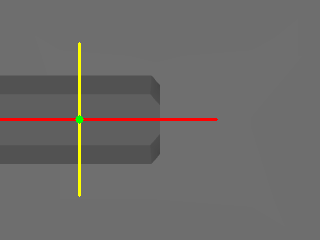
#> input picture pca_principal_component.png, 320 x 240 px, given in place of the camera
$ python live_gelsight_pca.py
#> lines starting #> are read from the running program, lines starting #| are printed output that depends on the picture; after the words box and inside, x2 and y2 are one past the last pixel; in counts of white or black regions, pixels touching at a corner belong together
import time
from dataclasses import asdict, dataclass

import cv2
import numpy as np


CAMERA_INDEX = 2
FRAME_SIZE = (640, 640)

DIFF_THRESHOLD = 10
MIN_AREA_PIXELS = 10

CENTER_THRESHOLD_PX = 10.0
ANGLE_THRESHOLD_DEG = 10.0
AREA_THRESHOLD_RATIO = 0.25

AXIS_DRAW_LENGTH_PX = 350

PIXELS_PER_MM = 5.0
KEY_LENGTH_MM = 130.0
TIP_DIRECTION_SIGN = -1


@dataclass
class ComponentFeatures:
    center: np.ndarray
    eigenvalues: np.ndarray
    eigenvectors: np.ndarray
    angle_deg: float
    area_pixels: int
    mask: np.ndarray


@dataclass
class ImageFeatures:
    components: list[ComponentFeatures]
    mask: np.ndarray


@dataclass
class ComponentMovement:
    dx_px: float
    dy_px: float
    distance_px: float
    angle_diff_deg: float
    area_diff_pixels: int
    area_diff_ratio: float
    moved: bool


@dataclass
class AxisProjection:
    axis_point: np.ndarray
    axis_direction: np.ndarray
    closest_point: np.ndarray
    distance_px: float
    signed_distance_px: float


@dataclass
class SlipCalibration:
    x_m_per_px: float = 1e-4
    y_m_per_px: float = 1e-4
    rotation_rad_per_deg: float = np.pi / 180.0
    x_sign: float = 1.0
    y_sign: float = 1.0
    rotation_sign: float = 1.0
    x_deadband_px: float = 0.0
    y_deadband_px: float = 0.0
    rotation_deadband_deg: float = 0.0
    rotation_component: str = "long"


@dataclass
class SlipEstimate:
    valid: bool
    sequence: int
    timestamp: float
    short_dx_px: float
    short_dy_px: float
    long_dx_px: float
    long_dy_px: float
    intersection_dx_px: float
    intersection_dy_px: float
    short_angle_diff_deg: float
    long_angle_diff_deg: float
    moved: bool
    calibrated_x_m: float
    calibrated_y_m: float
    calibrated_rotation_rad: float
    error: str | None = None

    def to_dict(self) -> dict[str, float | int | bool | str | None]:
        return asdict(self)


@dataclass
class TrackingResult:
    features: ImageFeatures
    short_component: ComponentFeatures
    long_component: ComponentFeatures
    projection: AxisProjection
    slip_sample: SlipEstimate | None


# [12 lines left out: functions normalize_pca_angle_deg, angle_difference_deg, not called in this run]


def signed_pca_angle_difference_deg(angle_deg: float, ref_angle_deg: float) -> float:
    return float((angle_deg - ref_angle_deg + 90.0) % 180.0 - 90.0)


# [267 lines left out: functions compute_pca, extract_two_component_masks, extract_component_features, extract_features_from_frame, detect_component_movement, get_short_and_long_components and 4 more, not called in this run]


class GelSightPCATracker:
    def __init__(
        self,
        frame_size: tuple[int, int] = FRAME_SIZE,
        calibration: SlipCalibration | None = None,
    ) -> None:
#> in main, frame is the input picture: shape (240, 320, 3); mean B, G, R 105.1, 106.7, 108.6
        self.frame_size = frame_size
        self.calibration = calibration or SlipCalibration()
        self.ref_gray: np.ndarray | None = None
        self.ref_features: ImageFeatures | None = None

    def _prepare_frame(self, frame: np.ndarray) -> np.ndarray:
        if tuple(frame.shape[1::-1]) != self.frame_size:
            return cv2.resize(frame, self.frame_size)
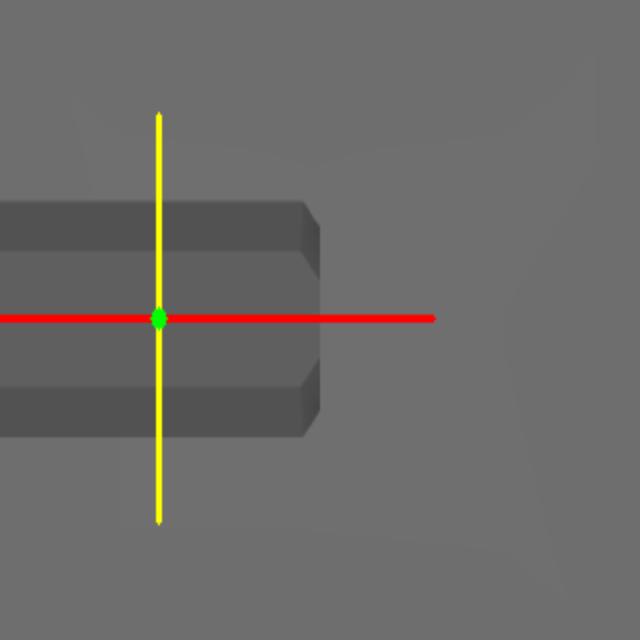
#> returned value: shape (640, 640, 3); mean of channels 0, 1, 2 105.1, 106.7, 108.6; drawn as B, G, R
        return frame

    # [134 lines left out: functions set_neutral_reference, set_movement_reference, process_frame, draw_mask_overlay, draw_component_pca, draw_axis_projection, not called in this run]


def draw_text(
    vis: np.ndarray,
    text: str,
    pos: tuple[int, int],
    color: tuple[int, int, int] = (255, 255, 255),
    scale: float = 0.5,
    thickness: int = 1,
) -> None:
#> called with pos = (10, 30), color = (0, 255, 255), scale = 0.55, thickness = 2
    cv2.putText(
        vis,
        text,
        pos,
        cv2.FONT_HERSHEY_SIMPLEX,
        scale,
        color,
        thickness,
    )
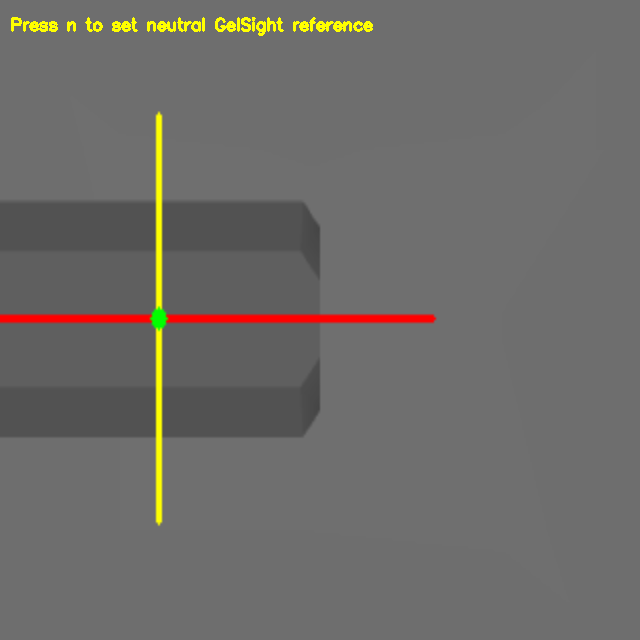
#> vis: shape (640, 640, 3); 0.58% of pixels changed, all inside (x1, y1, x2, y2) = (11, 17, 373, 36)


# [88 lines left out: function draw_simple_prediction_window, not called in this run]


def main() -> None:
    cap = cv2.VideoCapture(CAMERA_INDEX)
    if not cap.isOpened():
        print("Could not open camera")
        return

    tracker = GelSightPCATracker(frame_size=FRAME_SIZE)
    sequence = 0

    print("Controls:")
    print("  n = set neutral GelSight reference")
    print("  r = set two-component movement reference")
    print("  q / ESC = quit")

    while True:
        ret, frame = cap.read()
        if not ret:
            print("Failed to grab frame")
            break

        frame = tracker._prepare_frame(frame)
        vis = frame.copy()

        if tracker.ref_gray is None:
            draw_text(
                vis,
                "Press n to set neutral GelSight reference",
                (10, 30),
                (0, 255, 255),
                0.55,
                2,
            )
        else:
            try:
                result = tracker.process_frame(
                    frame,
                    sequence=sequence,
                    timestamp=time.monotonic(),
                )
                sequence += 1

                vis = draw_mask_overlay(frame, result.features.mask)

                colors = [(0, 0, 255), (255, 0, 0)]
                for i, component in enumerate(result.features.components):
                    vis = draw_component_pca(vis, component, colors[i])
                    draw_text(
                        vis,
                        f"C{i+1}: center=({component.center[0]:.1f}, {component.center[1]:.1f}) angle={component.angle_deg:.1f} area={component.area_pixels}",
                        (10, 25 + i * 20),
                        colors[i],
                    )

                vis = draw_axis_projection(vis, result.projection, result.long_component)
                prediction_view = draw_simple_prediction_window(
                    result.short_component,
                    result.long_component,
                    result.projection.closest_point,
                )
                cv2.imshow("Simple Prediction", prediction_view)

                draw_text(
                    vis,
                    f"Intersection: ({result.projection.closest_point[0]:.1f}, {result.projection.closest_point[1]:.1f})",
                    (10, 70),
                    (255, 255, 0),
                )

                if result.slip_sample is not None:
                    sample = result.slip_sample
                    draw_text(
                        vis,
                        (
                            f"Slip dx={sample.intersection_dx_px:.1f}px "
                            f"dy={sample.intersection_dy_px:.1f}px "
                            f"rot={sample.long_angle_diff_deg:.1f}deg"
                        ),
                        (10, 100),
                        (0, 255, 255),
                    )
                    draw_text(
                        vis,
                        (
                            f"Calib x={sample.calibrated_x_m:.4f}m "
                            f"y={sample.calibrated_y_m:.4f}m "
                            f"pitch={sample.calibrated_rotation_rad:.4f}rad moved={sample.moved}"
                        ),
                        (10, 125),
                        (0, 255, 255),
                    )
                else:
                    draw_text(
                        vis,
                        "Press r to set two-component reference",
                        (10, 100),
                        (0, 255, 255),
                    )

            except ValueError as exc:
                draw_text(
                    vis,
                    str(exc),
                    (10, 30),
                    (0, 0, 255),
                    0.6,
                    2,
                )

        cv2.imshow("GelSight Two Component Tracking", vis)

        key = cv2.waitKey(1) & 0xFF
#> (key q is pressed here)
        if key == ord("n"):
            tracker.set_neutral_reference(frame)
            print("Neutral GelSight reference set")
        elif key == ord("r"):
            if tracker.ref_gray is None:
                print("Set neutral reference first with n")
            else:
                try:
                    tracker.set_movement_reference(frame)
                    print("Two-component movement reference set")
                except ValueError as exc:
                    print(f"Could not set movement reference: {exc}")
        elif key == ord("q") or key == 27:
            break

    cap.release()
    cv2.destroyAllWindows()


if __name__ == "__main__":
    main()

$ run again, on pca_ref_frame.png
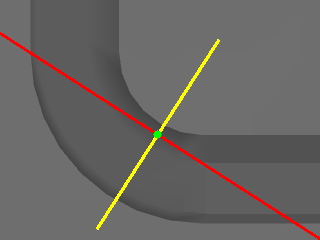
#> input picture pca_ref_frame.png, 320 x 240 px, given in place of the camera
#> in main, frame is the input picture: shape (240, 320, 3); mean B, G, R 98.8, 101.4, 104.7
#> in _prepare_frame, `return cv2.resize(frame, self.frame_size)`:
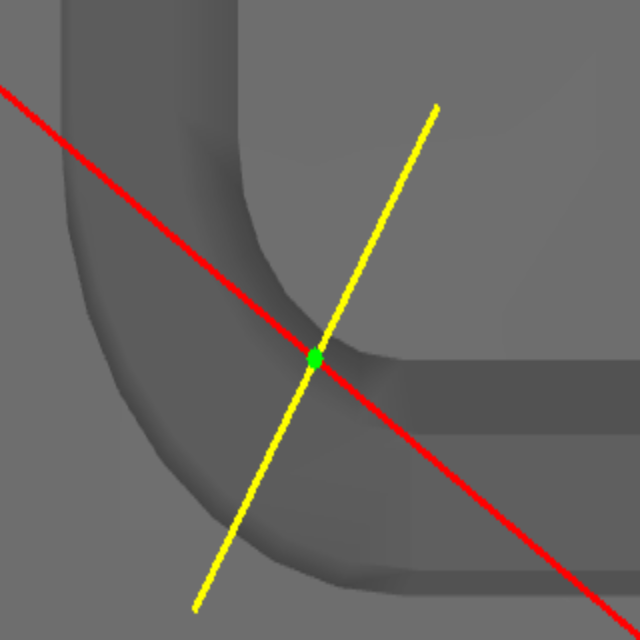
#> returned value: shape (640, 640, 3); mean of channels 0, 1, 2 98.8, 101.4, 104.7; drawn as B, G, R
#> in draw_text, `cv2.putText( vis, text, pos, cv2.FONT_HERSHEY_SIMPLEX, scale, color, t..`:
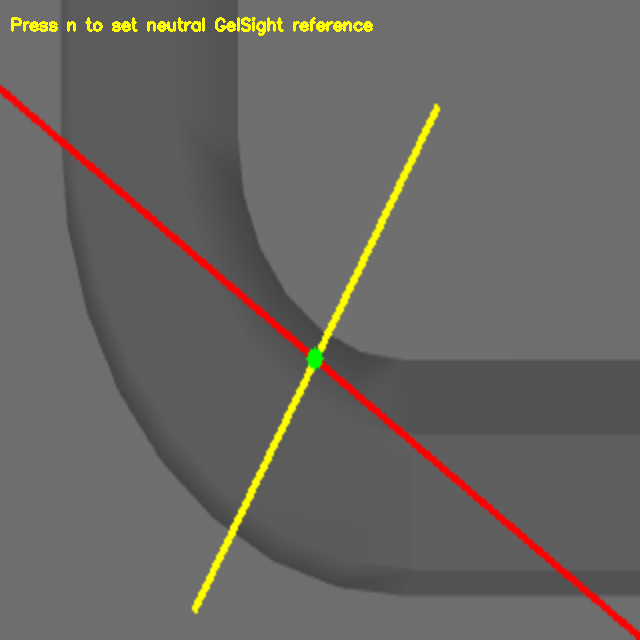
#> vis: shape (640, 640, 3); 0.58% of pixels changed, all inside (x1, y1, x2, y2) = (11, 17, 373, 36)

$ run again, on pca_x_movement.png
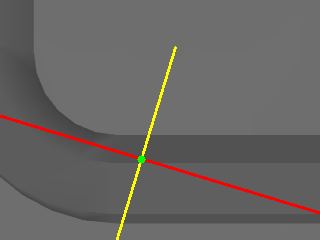
#> input picture pca_x_movement.png, 320 x 240 px, given in place of the camera
#> in main, frame is the input picture: shape (240, 320, 3); mean B, G, R 99.1, 101.1, 104.1
#> in _prepare_frame, `return cv2.resize(frame, self.frame_size)`:
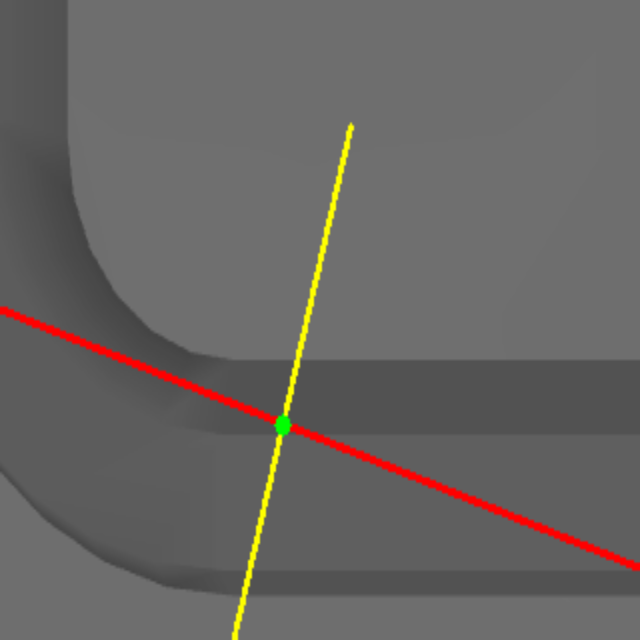
#> returned value: shape (640, 640, 3); mean of channels 0, 1, 2 99.1, 101, 104.1; drawn as B, G, R
#> in draw_text, `cv2.putText( vis, text, pos, cv2.FONT_HERSHEY_SIMPLEX, scale, color, t..`:
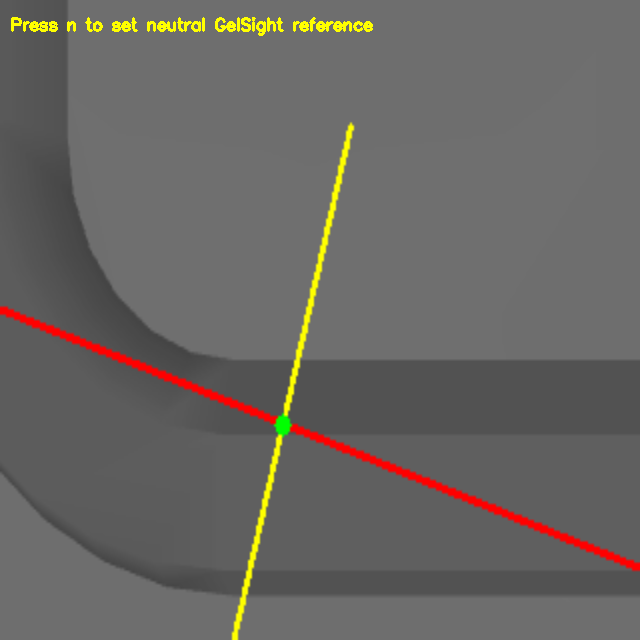
#> vis: shape (640, 640, 3); 0.58% of pixels changed, all inside (x1, y1, x2, y2) = (11, 17, 373, 36)

$ run again, on pca_y_movement.png
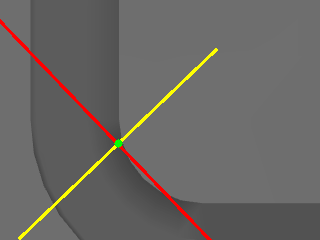
#> input picture pca_y_movement.png, 320 x 240 px, given in place of the camera
#> in main, frame is the input picture: shape (240, 320, 3); mean B, G, R 99.6, 102.6, 105.6
#> in _prepare_frame, `return cv2.resize(frame, self.frame_size)`:
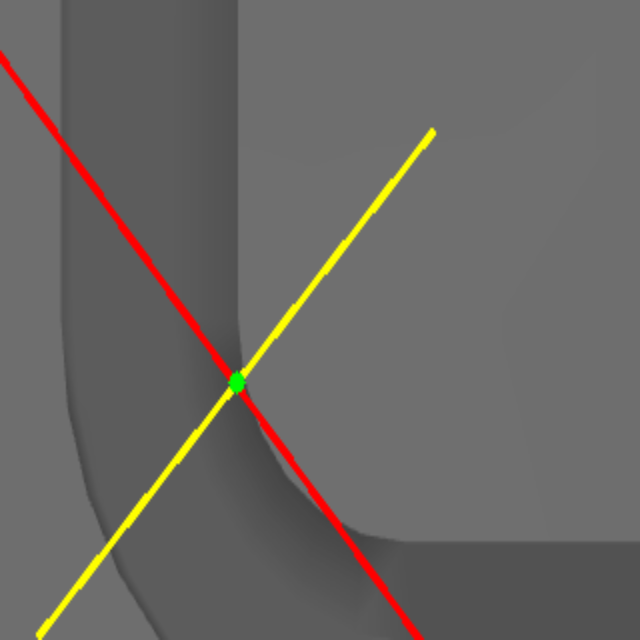
#> returned value: shape (640, 640, 3); mean of channels 0, 1, 2 99.6, 102.6, 105.6; drawn as B, G, R
#> in draw_text, `cv2.putText( vis, text, pos, cv2.FONT_HERSHEY_SIMPLEX, scale, color, t..`:
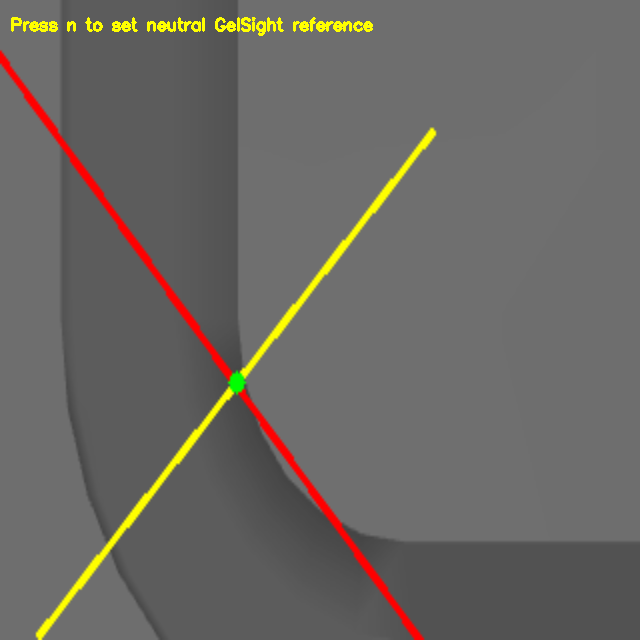
#> vis: shape (640, 640, 3); 0.58% of pixels changed, all inside (x1, y1, x2, y2) = (11, 17, 373, 36)
